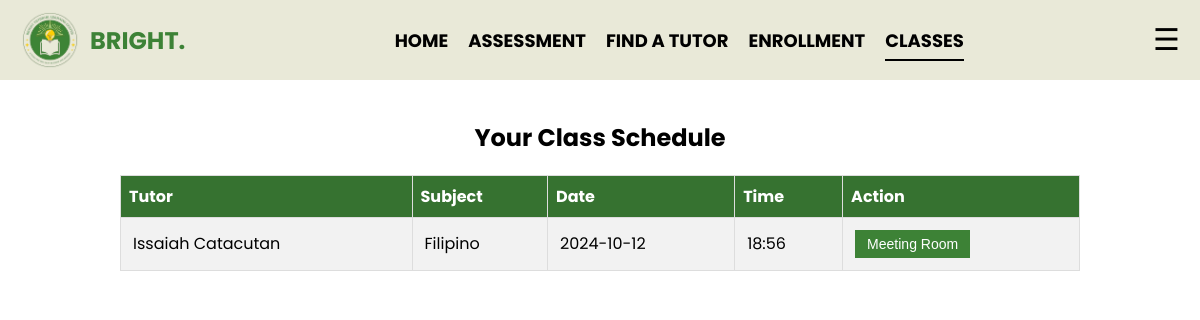
/student_classes (signed in), run on the app's committed database.
### tables this page shows
CREATE TABLE Schedule (
                            id INTEGER PRIMARY KEY AUTOINCREMENT,
                            tutor_id INTEGER,
                            student_id INTEGER,
                            subject TEXT,
                            date TEXT,
                            time TEXT,
                            FOREIGN KEY(tutor_id) REFERENCES Tutor(id),
                            FOREIGN KEY(student_id) REFERENCES Student(id));

### app.py (the view)
@app.route('/student_classes')
def student_classes():
    student_username = session.get('username')
    with sqlite3.connect('users.db') as conn:
        cursor = conn.cursor()
        cursor.execute('SELECT id FROM Student WHERE username = ?', (student_username,))
        student_id = cursor.fetchone()[0]
        cursor.execute('''SELECT t.firstname || " " || t.lastname, s.subject, s.date, s.time
                          FROM Schedule s
                          JOIN Tutor t ON s.tutor_id = t.id
                          WHERE s.student_id = ?''', (student_id,))
        schedules = cursor.fetchall()
    return render_template('student_classes.html', schedules=schedules)

### templates/student_classes.html (shortened to what this page needs)
<!DOCTYPE html>
<html lang="en">
<head>
</head>
<body>
    <div class="navbar">
        <div class="logo">
            <img src="{{ url_for('static', filename='tutor.png') }}" alt="Company Logo">
            <h1>BRIGHT.</h1>
        </div>
        <ul>
            <li><a href="{{ url_for('home') }}">HOME</a></li>
            <li><a href="{{ url_for('assessment') }}">ASSESSMENT</a></li>
            <li><a href="{{ url_for('match_tutor') }}">FIND A TUTOR</a></li>
            <li><a href="">ENROLLMENT</a></li>
            <li><a href="{{ url_for('student_classes') }}" class="active">CLASSES</a></li>
        </ul>
        <span class="menu-btn" onclick="openSidebar()">&#9776;</span>
    </div>
    <div class="content">
        <h2>Your Class Schedule</h2>
        <table class="classes-table">
            <tr>
                <th>Tutor</th>
                <th>Subject</th>
                <th>Date</th>
                <th>Time</th>
                <th>Action</th>
            </tr>
            {% for schedule in schedules %}
            <tr>
                <td>{{ schedule[0] }}</td>
                <td>{{ schedule[1] }}</td>
                <td>{{ schedule[2] }}</td>
                <td>{{ schedule[3] }}</td>
                <td><button class="meeting-btn" onclick="openMeetingModal('{{ schedule[4] }}')">Meeting Room</button></td>
            </tr>
            {% endfor %}
        </table>
    </div>
</body>
</html>

### templates/student_classes.html (style rules this page uses)
body { font-family: 'Poppins', sans-serif; margin: 0; padding: 0; background-color: white; overflow-x: hidden; display: flex; flex-direction: column; min-height: 100vh; }
.navbar { display: flex; align-items: center; justify-content: space-between; background-color: #e9e9d8; padding: 10px 20px; }
.navbar .logo { display: flex; align-items: center; }
.navbar .logo img { margin-right: 10px; width: 60px; height: 60px; }
.navbar .logo h1 { color: #3d8236; font-size: 24px; margin: 0; }
.navbar ul { list-style-type: none; display: flex; margin: 0; padding: 0; font-weight: bold; }
.navbar ul li { margin-left: 20px; }
.navbar ul li a { color: black; text-decoration: none; font-size: 18px; position: relative; }
.navbar ul li a::after { content: ''; position: absolute; width: 0; height: 2px; display: block; margin-top: 5px; right: 0; background: #f7e785; transition: width .3s ease; }
.navbar ul li a.active::after, .navbar ul li a:hover::after { width: 100%; left: 0; background: black; }
.menu-btn { font-size: 30px; cursor: pointer; color: black; }
.content { display: flex; flex-direction: column; align-items: center; margin-top: 20px; }
.classes-table { width: 80%; border-collapse: collapse; }
.classes-table th, .classes-table td { border: 1px solid #ddd; padding: 8px; text-align: left; }
.classes-table th { background-color: #367230; color: white; }
.classes-table tr:nth-child(even) { background-color: #f2f2f2; }
.classes-table td { padding: 12px; }
.classes-table .meeting-btn { padding: 6px 12px; background-color: #3d8236; color: white; border: none; cursor: pointer; font-size: 14px; }

### data on the page
Schedule: schedule "Issaiah Catacutan", subject "Filipino", date "2024-10-12", time "18:56"
